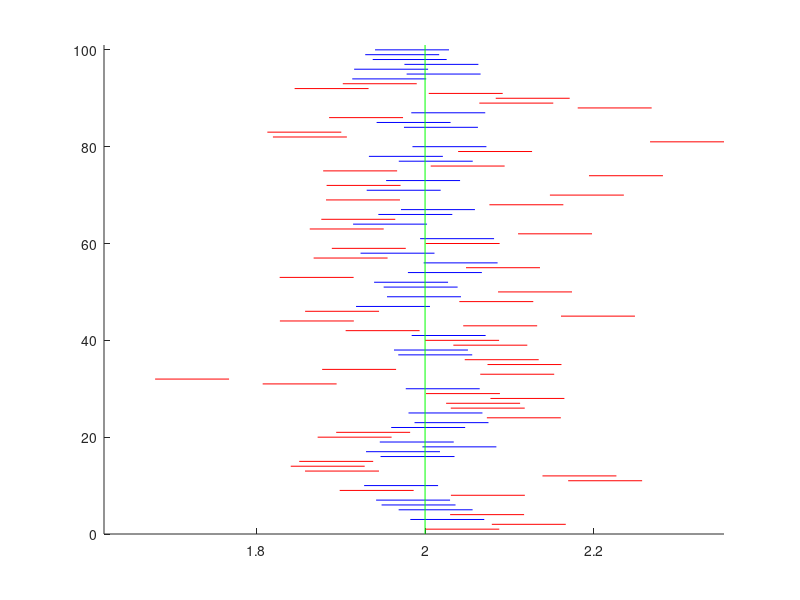

Write the MATLAB code that produced this figure.
%% Problem 1: Simulering av konfidensintervall
% Parametrar:
n = 2000; %Antal matningar
mu = 2; %Vantevardet
sigma = 1; %Standardavvikelsen
alpha = 0.05;
%Simulerar n observationer for varje intervall
x = normrnd(mu, sigma, 100, n); % 100 x n matrix of values
%Skattar mu med medelvardet
xbar = mean(x); %vektor med 100 medelvarden.
%Beraknar de undre och ovre granserna
undre = xbar - norminv(1-alpha/2)*sigma/sqrt(n);
ovre = xbar + norminv(1-alpha/2)*sigma/sqrt(n);

%Ritar upp alla intervall
figure(1)
hold on
for k = 1:100
    if ovre(k) < mu % Rodmarkerar intervall som missar mu
        plot([undre(k) ovre(k)], [k k], 'r')
    elseif undre(k) > mu
        plot([undre(k) ovre(k)], [k k], 'r')
    else
        plot([undre(k) ovre(k)], [k k], 'b')
    end
end
%b1 och b2 ar bara till for att figuren ska se snygg ut.
b1 = min(xbar - norminv(1 - alpha/2)*sigma/sqrt(n));
b2 = max(xbar + norminv(1 - alpha/2)*sigma/sqrt(n));
axis([b1 b2 0 101]) %Tar bort outnyttjat utrymme i figuren
%Ritar ut det sanna vardet
plot([mu mu],[0 101],'g')
hold off
